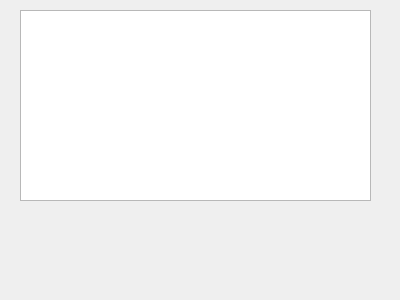
<?xml version="1.0" encoding="UTF-8"?>
<ui version="4.0">
 <class>Form</class>
 <widget class="QWidget" name="Form">
  <property name="geometry">
   <rect>
    <x>0</x>
    <y>0</y>
    <width>400</width>
    <height>300</height>
   </rect>
  </property>
  <property name="windowTitle">
   <string>Form</string>
  </property>
  <widget class="QListView" name="listView">
   <property name="geometry">
    <rect>
     <x>20</x>
     <y>10</y>
     <width>351</width>
     <height>191</height>
    </rect>
   </property>
  </widget>
 </widget>
 <resources/>
 <connections/>
</ui>
